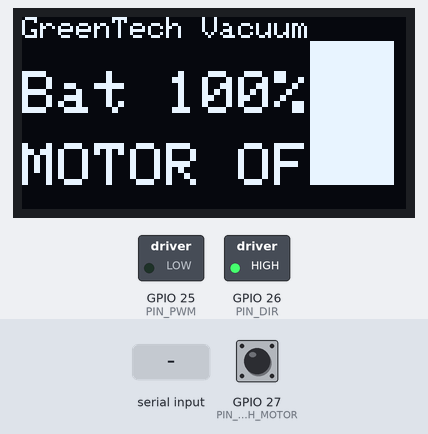
Recording of a sketch running on a simulated ESP32. Shown: 128×64 one-colour display, switched loads named in the sketch (green lamp = pin HIGH). The test bench sets the inputs (shaded band); at power-on: GPIO 27 (PIN_SWITCH_MOTOR) HIGH. What the sketch prints to the serial monitor is not drawn.

Above: at 1.3 s.
1.4 s: GPIO 27 (PIN_SWITCH_MOTOR) pulled LOW for 0.15 s
At 1.61 s:
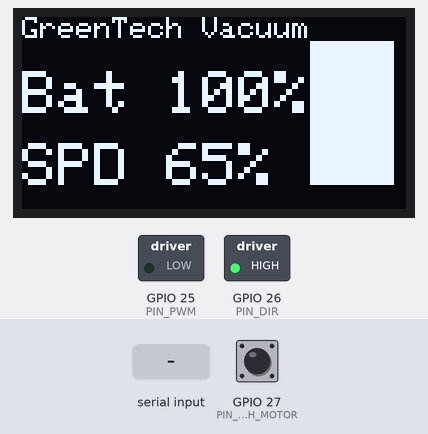
4.6 s: GPIO 27 (PIN_SWITCH_MOTOR) pulled LOW for 1 s
At 5.1 s:
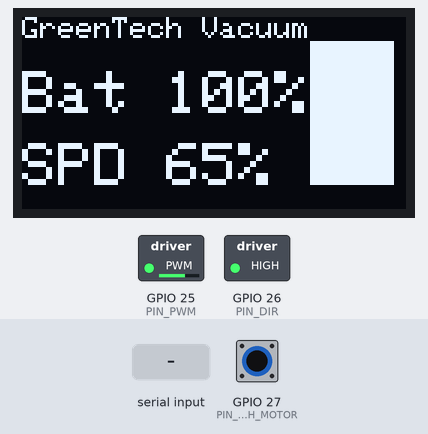
8.6 s: GPIO 27 (PIN_SWITCH_MOTOR) pulled LOW for 3.2 s
At 10.6 s:
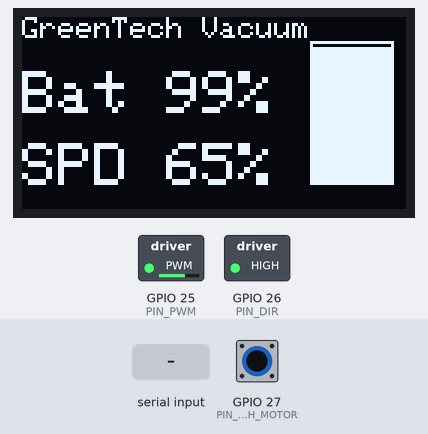
13.3 s: "F\n" received over Serial
At 14.4 s:
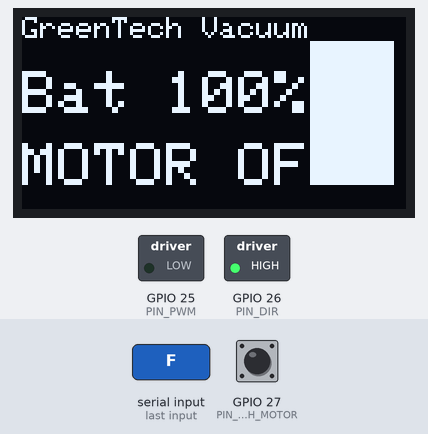
Timing chart, 0 to 16.3 s (numbered marks = the images above; inputs shaded):
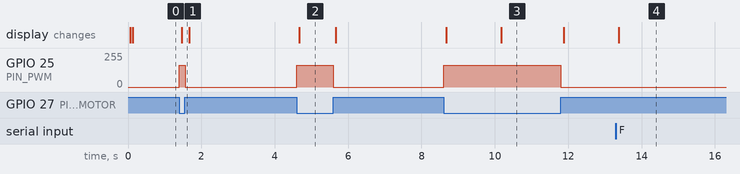

The sketch:

main.ino
```cpp
/*
  GreenTech Vacuum – Fake Battery + Rocker Motor Switch
  - OLED shows simulated battery %
  - Drops by 1% every 10 seconds
  - Type 'F' in Serial Monitor to restore 100%
  - Rocker switch (SW2) controls motor ON/OFF input
  - Uses only analogWrite() for PWM (compatible with ESP32 core 3.3.1)
*/

#include <Arduino.h>
#include <Wire.h>
#include <Adafruit_GFX.h>
#include <Adafruit_SSD1306.h>

// ---------------- pins ----------------
const int PIN_PWM = 25;           // to MDD10A PWM
const int PIN_DIR = 26;           // to MDD10A DIR (set HIGH for forward)
const int PIN_SWITCH_MOTOR = 27;  // your 2nd rocker switch input
const int I2C_SDA = 21;           // OLED SDA
const int I2C_SCL = 22;           // OLED SCL
const uint8_t OLED_ADDR = 0x3C;

// ---------------- OLED ----------------
#define SCREEN_WIDTH 128
#define SCREEN_HEIGHT 64
Adafruit_SSD1306 display(SCREEN_WIDTH, SCREEN_HEIGHT, &Wire, -1);

// ---------------- PWM ----------------
const int TARGET_SPEED_PCT = 65;  // change 35/65/100 etc.
const int PWM_RES_BITS = 8;       // 8-bit (0–255)

// ---------------- fake battery ----------------
int fakePct = 100;
const unsigned long DRAIN_PERIOD_MS = 10000; // 10s per -1%
const int DRAIN_STEP = 1;
unsigned long lastDrainMs = 0;

// ---------------- serial commands ----------------
String cmd;

void printHelp() {
  Serial.println(F("\n=== Commands ==="));
  Serial.println(F("F  -> Set battery to 100%"));
  Serial.println(F("H  -> Help"));
  Serial.println();
}

// ---------------- motor helpers ----------------
void pwmBegin() {
  pinMode(PIN_DIR, OUTPUT);
  digitalWrite(PIN_DIR, HIGH); // forward
  pinMode(PIN_PWM, OUTPUT);

  // Correct ESP32 version:
  analogWriteResolution(PIN_PWM, PWM_RES_BITS);
}

void pwmWritePercent(int pct) {
  if (pct < 0) pct = 0;
  if (pct > 100) pct = 100;
  int duty8 = map(pct, 0, 100, 0, 255);
  analogWrite(PIN_PWM, duty8);
}

// ---------------- UI ----------------
void drawUI(bool motorOn) {
  display.clearDisplay();
  display.setTextColor(SSD1306_WHITE);

  display.setTextSize(1);
  display.setCursor(0, 0);
  display.print(F("GreenTech Vacuum"));

  display.setTextSize(2);
  display.setCursor(0, 18);
  display.printf("Bat %d%%", fakePct);

  display.setCursor(0, 42);
  if (motorOn)
    display.printf("SPD %d%%", TARGET_SPEED_PCT);
  else
    display.print("MOTOR OFF");

  // battery bar
  int barX = 96, barY = 8, barW = 28, barH = 48;
  display.drawRect(barX, barY, barW, barH, SSD1306_WHITE);
  int fillH = map(fakePct, 0, 100, 0, barH - 2);
  display.fillRect(barX + 1, barY + (barH - 1 - fillH), barW - 2, fillH, SSD1306_WHITE);

  display.display();
}

// ---------------- setup/loop ----------------
void setup() {
  Serial.begin(115200);
  delay(50);
  Serial.println(F("\n[GreenTech Vacuum] Fake Battery + Switch Motor Control"));
  printHelp();

  pinMode(PIN_SWITCH_MOTOR, INPUT_PULLUP); // rocker switch input
  pwmBegin();
  pwmWritePercent(0); // motor off initially

  Wire.begin(I2C_SDA, I2C_SCL);
  if (!display.begin(SSD1306_SWITCHCAPVCC, OLED_ADDR)) {
    Serial.println(F("OLED init failed (addr 0x3C?)"));
  }
  display.clearDisplay(); display.display();

  lastDrainMs = millis();
  drawUI(false);
}

void loop() {
  // 1) fake drain timer
  unsigned long now = millis();
  if (now - lastDrainMs >= DRAIN_PERIOD_MS) {
    fakePct -= DRAIN_STEP;
    if (fakePct < 0)   fakePct = 0;
    if (fakePct > 100) fakePct = 100;
    lastDrainMs = now;
  }

  // 2) rocker switch input (LOW = ON if connected to GND)
  bool motorOn = (digitalRead(PIN_SWITCH_MOTOR) == LOW);
  if (motorOn) {
    pwmWritePercent(TARGET_SPEED_PCT);
  } else {
    pwmWritePercent(0);
  }

  // 3) serial command handler
  while (Serial.available()) {
    char c = Serial.read();
    if (c == '\r' || c == '\n') {
      if (cmd.length()) {
        if (cmd.equalsIgnoreCase("F")) {
          fakePct = 100;
          Serial.println(F("Battery restored to 100%."));
        } else if (cmd.equalsIgnoreCase("H")) {
          printHelp();
        } else {
          Serial.print(F("Unknown: ")); Serial.println(cmd);
          printHelp();
        }
        cmd = "";
      }
    } else {
      cmd += c;
      if (cmd.length() > 16) cmd.remove(0);
    }
  }

  // 4) refresh UI
  static unsigned long lastUi = 0;
  if (now - lastUi >= 100) {
    drawUI(motorOn);
    lastUi = now;
  }
}
```

Measured:
- after the input at 1.4 s, GPIO 25 (PIN_PWM): 0/255 → 165/255 at once, → 0/255 0.16 s later; the display: changes after 0.06 s (image 1)
- after the input at 4.6 s, GPIO 25 (PIN_PWM): 0/255 → 165/255 at once, → 0/255 1.0 s later; the display: changes after 0.07 s (image 2)
- after the input at 8.6 s, GPIO 25 (PIN_PWM): 0/255 → 165/255 at once, → 0/255 3.2 s later; the display: first changes after 0.07 s (image 3 shows a later state)
- after the input at 13.3 s, the display: changes after 0.07 s (image 4)
